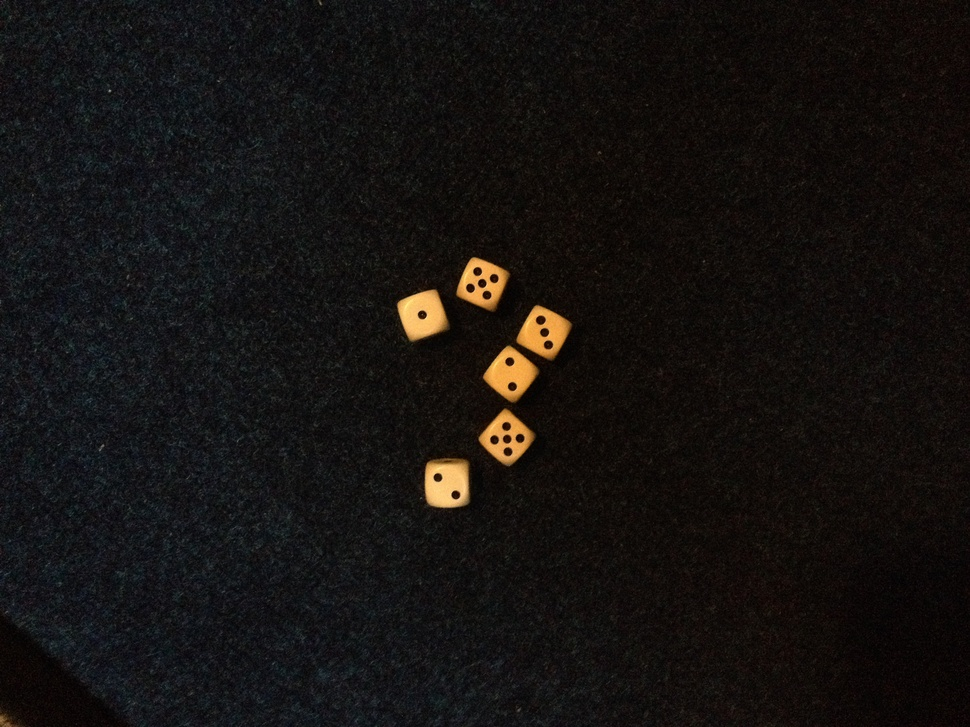
#> input picture img/dice1.jpg, 970 x 727 px, shrunk from 3264 x 2448 before the run, found by its file name; its folder holds only this picture in this run
$ python dices.py
#> lines starting #> are read from the running program, lines starting #| are printed output that depends on the picture
import matplotlib.pyplot as plt
from matplotlib import image

import numpy as np

from skimage.color import rgb2gray
from skimage.filters import threshold_otsu, gaussian
from skimage.segmentation import clear_border
from skimage.measure import label, regionprops
from skimage.morphology import closing, disk, opening

from os import listdir
from os.path import isfile,  join

def processImg(img):
    # convert to grayscale
    gray = rgb2gray(img)

    # add blur to remove noise
    gray = gaussian(gray, 4)

    # convert to int32
    gray = gray * 255
    gray = gray.astype(np.int32)

    # treshold an binarize
    tresh = threshold_otsu(gray)
    binary = gray > tresh
    binary = opening(binary, disk(4))
    binary = clear_border(binary)

    # get amount of dices and locations
    labeled, amount = label(binary, return_num=True)

    # plot
    fig, axs = plt.subplots(ncols=6, nrows=2, figsize=(10,8), sharex='row', sharey='row')

    # crop image with locations
    for i in range (amount):
        diceXY = np.nonzero(labeled==(i+1))
        sr = min(diceXY[0])
        br = max(diceXY[0])
        sc = min(diceXY[1])
        bc = max(diceXY[1])

        dice = labeled[sr:br, sc:bc]

        # invert dice and only keep dice eyes
        dice = 1 - dice
        dice = clear_border(dice)

        # get eyes
        eyes, numEyes = label(dice, return_num=True)

        print(numEyes," ", end = '')

        # plotting dices
        axs[1,i].imshow(dice, cmap='gray', vmin=0, vmax=1)
        axs[1,i].set_title("dice %i" % (i+1))
        axs[1,i].annotate("N eyes: %i" % numEyes, xy=[3,25], xytext=[3,25], color='w')
        axs[1,i].axis('off')
        axs[1,i].autoscale()

    axs[0,0].imshow(img)
    axs[0,0].set_title("original")
    axs[0,0].axis('off')

    axs[0,1].imshow(gray, cmap='gray', vmin=0, vmax=255)
    axs[0,1].set_title("grayscale + gauss")
    axs[0,1].axis('off')

    axs[0,2].imshow(binary, cmap='gray', vmin=0, vmax=1)
    axs[0,2].set_title("tresholded")
    axs[0,2].axis('off')

    axs[0,3].imshow(labeled, cmap='plasma', vmin=0, vmax=amount)
    axs[0,3].set_title("labeled")
    axs[0,3].annotate("N dice: %i" % amount, xy=[0,500], xytext=[0,500], color='w')
    axs[0,3].axis('off')

    axs[0,4].axis('off')
    axs[0,5].axis('off')
    print("")

imgPath = "img\\"
images = [image.imread(join(imgPath,f)) for f in listdir(imgPath) if isfile(join(imgPath, f))]
imgCount = 1
for i in images:
    print("dice", imgCount, "- ", end = '')
    imgCount += 1
    processImg(i)
#> this loop made 1 pass
#> (imgCount, tresh in processImg, amount in processImg) on pass 1: (2, 77, 6)
#| dice 1 - 0  0  0  0  0  0
#> pass 1, in processImg, `gray = gaussian(gray, 4)`:
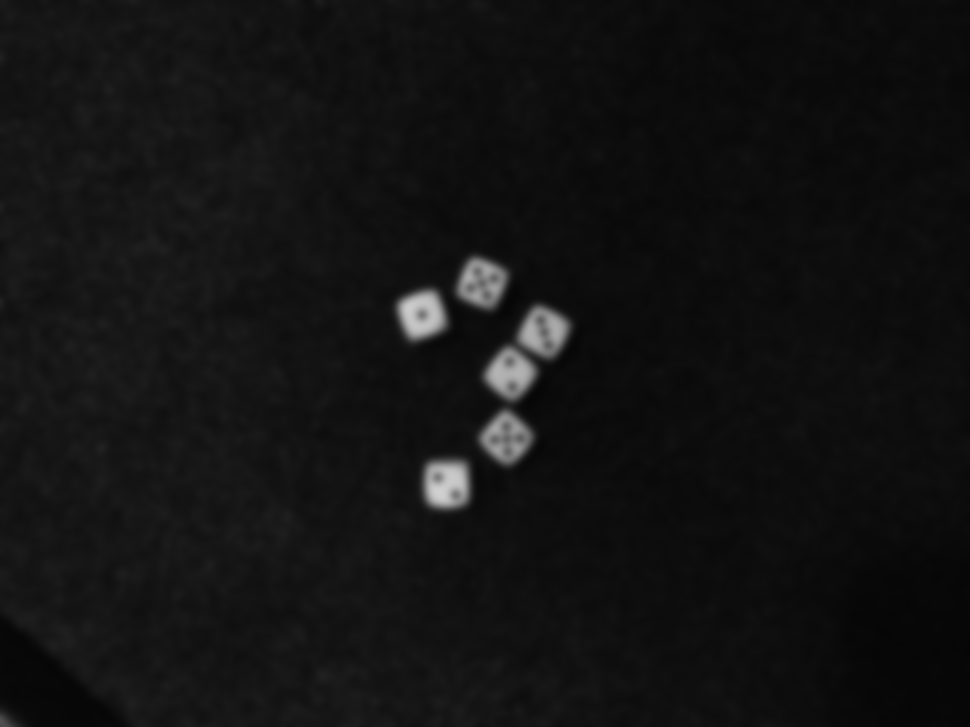
#> gray: shape (727, 970) float64; min 0.0228, max 0.818, mean 0.0746
#> after the loop, imgCount = 2

#processImg(image.imread("img\\dice1.jpg"))

plt.show()
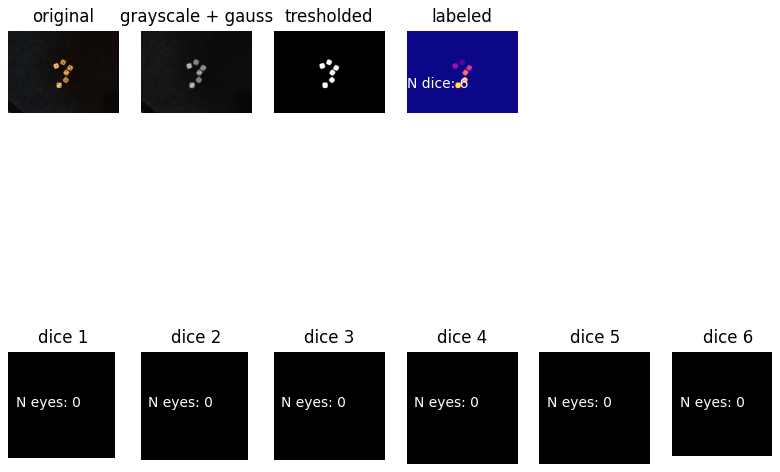
#> figure drawn by matplotlib, 10 panels

$ run again, on img/dice5.jpg
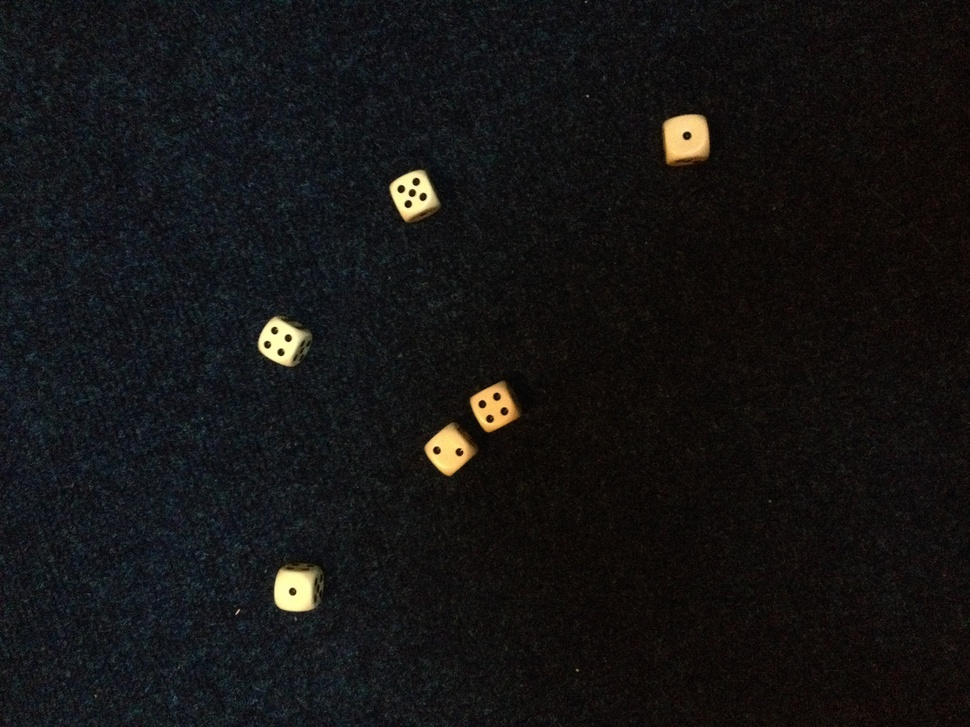
#> input picture img/dice5.jpg, 970 x 727 px, shrunk from 3264 x 2448 before the run, found by its file name
#> the loop `for i in images:` made 1 pass
#> (imgCount, tresh in processImg, amount in processImg) on pass 1: (2, 93, 6)
#> (printed output is left out)
#> pass 1, in processImg, `gray = gaussian(gray, 4)`:
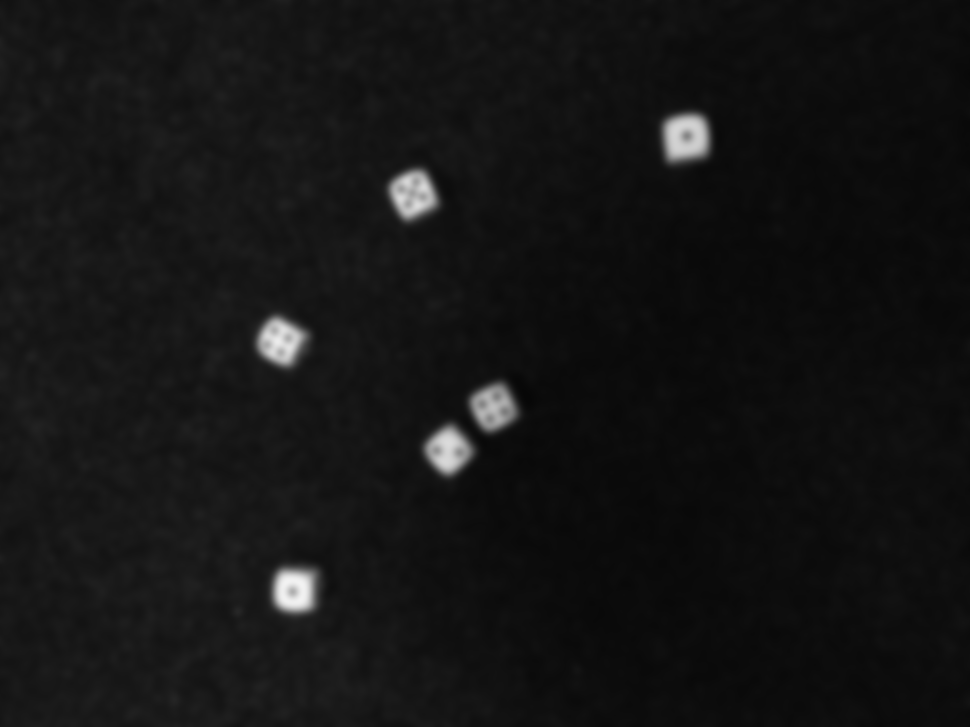
#> gray: shape (727, 970) float64; min 0.0286, max 0.952, mean 0.0807
#> after the loop `for i in images:`: imgCount = 2

$ run again, on img/dice6.jpg
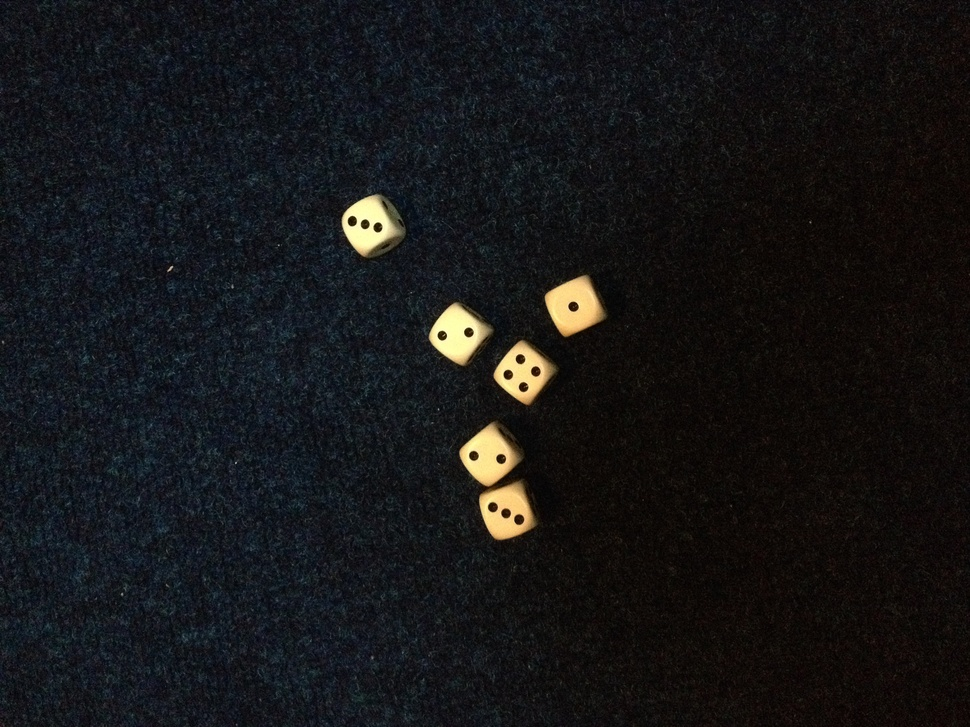
#> input picture img/dice6.jpg, 970 x 727 px, shrunk from 3264 x 2448 before the run, found by its file name
#> the loop `for i in images:` made 1 pass
#> (imgCount, tresh in processImg, amount in processImg) on pass 1: (2, 97, 5)
#> (printed output is left out)
#> pass 1, in processImg, `gray = gaussian(gray, 4)`:
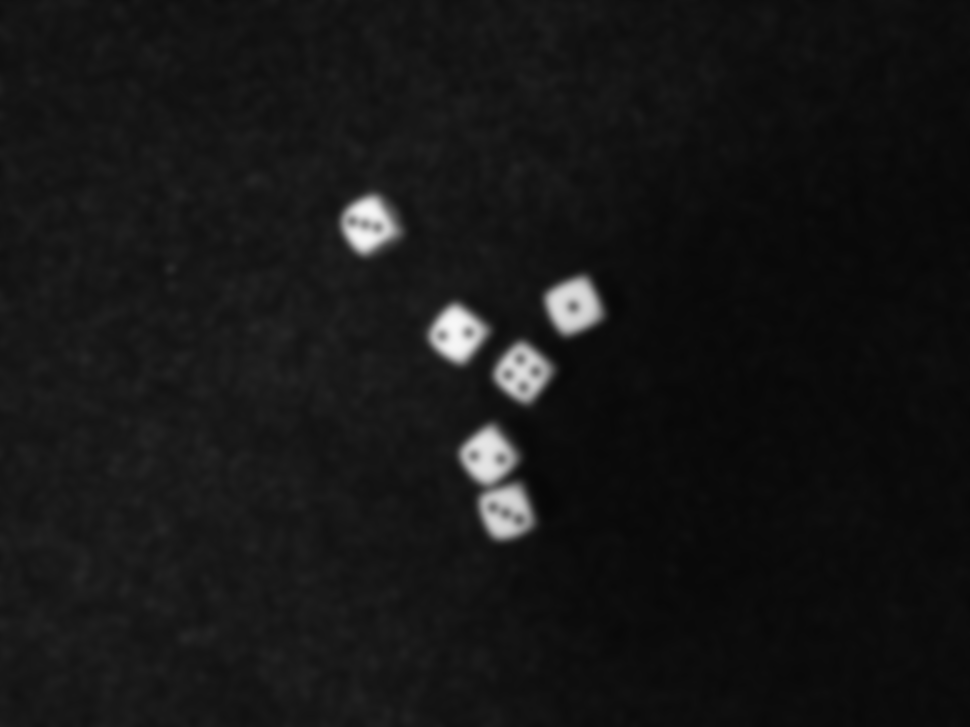
#> gray: shape (727, 970) float64; min 0.0286, max 0.971, mean 0.0879
#> after the loop `for i in images:`: imgCount = 2

$ run again, on img/dice7.jpg
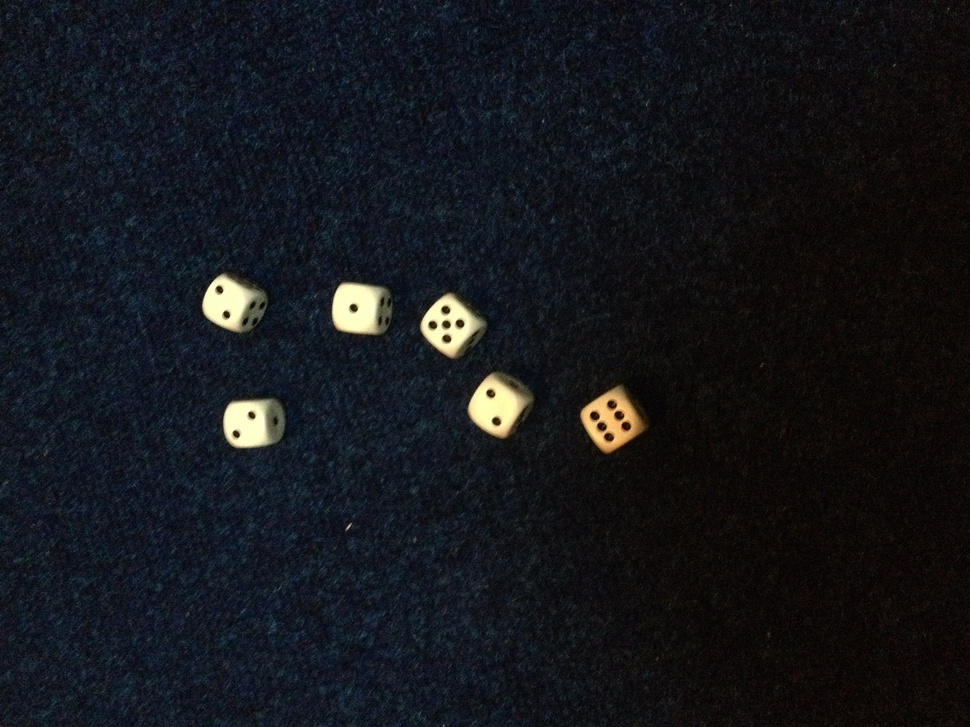
#> input picture img/dice7.jpg, 970 x 727 px, shrunk from 3264 x 2448 before the run, found by its file name
#> the loop `for i in images:` made 1 pass
#> (imgCount, tresh in processImg, amount in processImg) on pass 1: (2, 100, 6)
#> (printed output is left out)
#> pass 1, in processImg, `gray = gaussian(gray, 4)`:
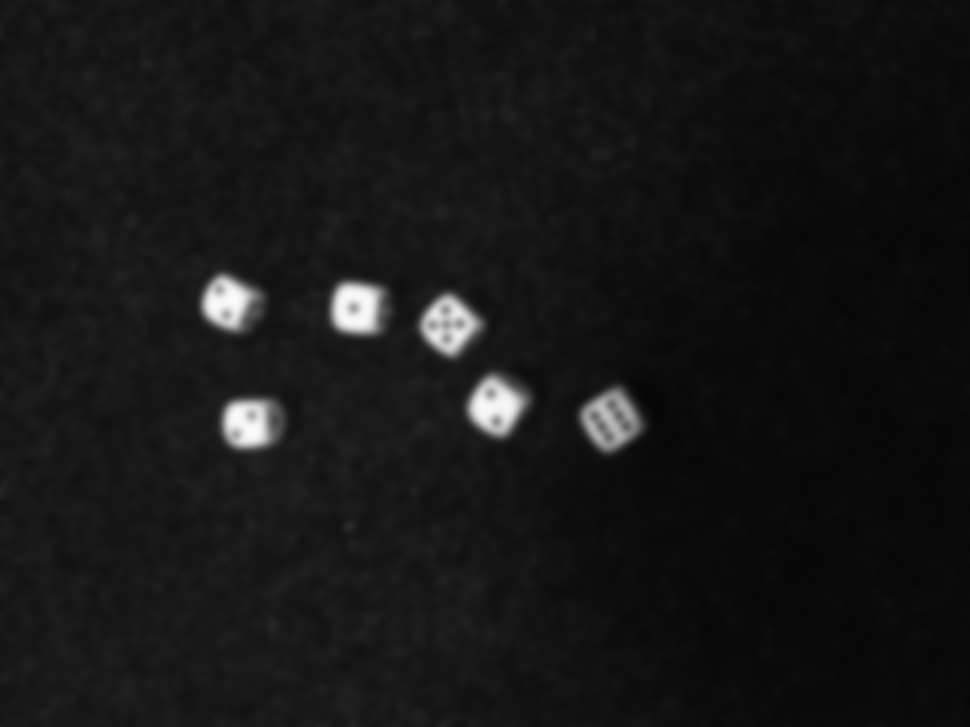
#> gray: shape (727, 970) float64; min 0.0249, max 0.982, mean 0.0887
#> after the loop `for i in images:`: imgCount = 2

$ run again, on img/dice2.jpg
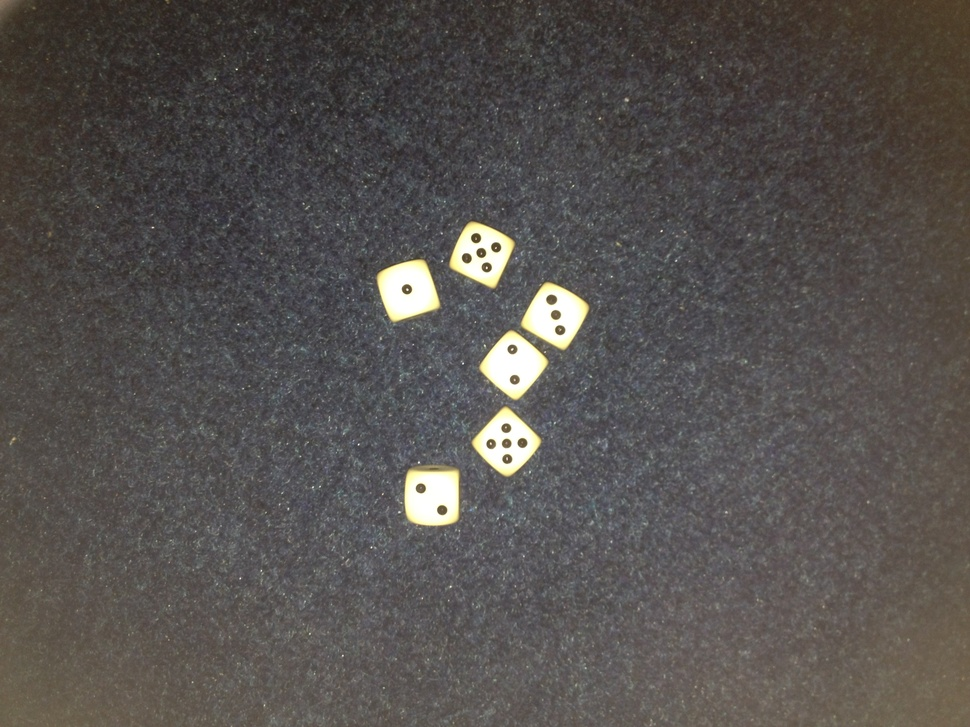
#> input picture img/dice2.jpg, 970 x 727 px, shrunk from 3264 x 2448 before the run, found by its file name
#> the loop `for i in images:` made 1 pass
#> (imgCount, tresh in processImg, amount in processImg) on pass 1: (2, 146, 6)
#> (printed output is left out)
#> pass 1, in processImg, `gray = gaussian(gray, 4)`:
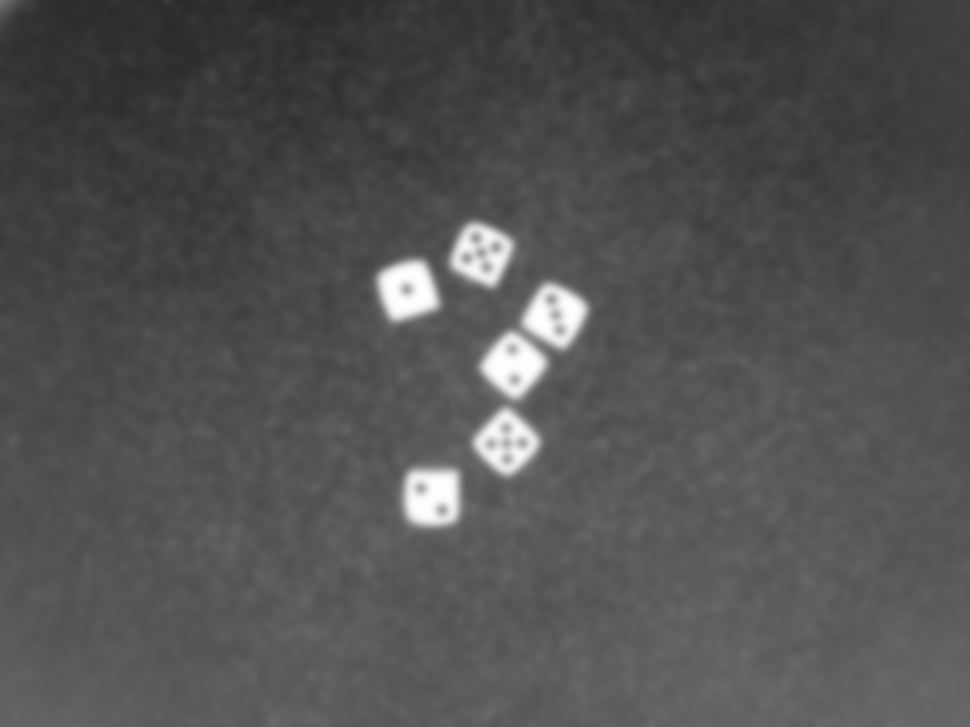
#> gray: shape (727, 970) float64; min 0.156, max 1, mean 0.322
#> after the loop `for i in images:`: imgCount = 2
